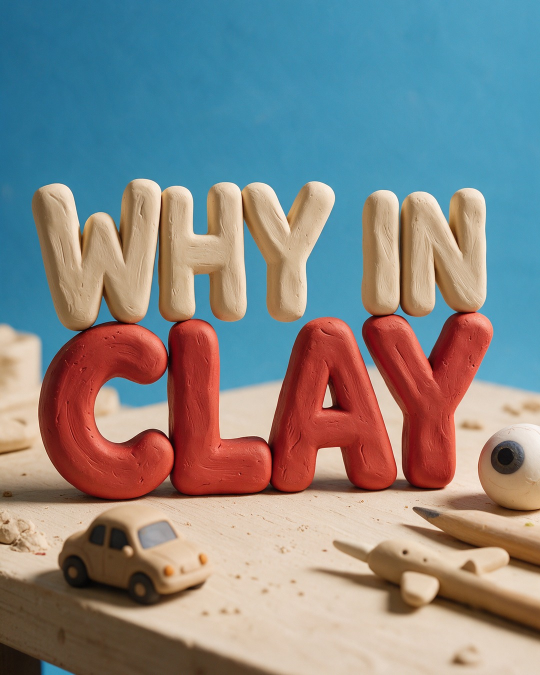
#> input picture channel/brand/intro-post.jpg, 1080 x 1350 px (shown at 1/2 size)
$ python -i style.py   (imports and definitions only)
#> lines starting #> are read from the running program, lines starting #| are printed output that depends on the picture
#> further down, picture is the input picture: PIL image 1080x1350 RGB; mean R, G, B 132.3, 134.5, 133.8
#> in apply_vignette, `black = Image.new("RGB", img.size, (0, 0, 0))`: black: PIL image 1080x1350 RGB; every value is 0
"""Brand drawing kit for deterministic motion graphics (Pillow): palette, fonts, easing, shapes, text."""
from __future__ import annotations

import functools
import math
from pathlib import Path

from PIL import Image, ImageDraw, ImageFilter, ImageFont

FONT_DIRS = [Path("/usr/share/fonts/opentype/inter"), Path("/usr/share/fonts/truetype/inter"),
             Path("/usr/share/fonts/truetype/dejavu")]
FALLBACKS = {"Inter-Bold": "DejaVuSans-Bold.ttf", "Inter-Medium": "DejaVuSans.ttf",
             "Inter-ExtraBold": "DejaVuSans-Bold.ttf", "Inter-Black": "DejaVuSans-Bold.ttf"}


def hex_rgb(h: str) -> tuple[int, int, int]:
    h = h.lstrip("#")
    return tuple(int(h[i:i + 2], 16) for i in (0, 2, 4))  # type: ignore[return-value]


def mix(a, b, t: float):
    t = max(0.0, min(1.0, t))
    return tuple(int(a[i] + (b[i] - a[i]) * t) for i in range(len(a)))


# [12 lines left out: function font, not called in this run]


def font_path(name: str = "Inter-Bold") -> str:
    f = font(name, 20)
    return getattr(f, "path", "")


# ---------------------------------------------------------------- easing
def clamp01(x: float) -> float:
    return max(0.0, min(1.0, x))


def ease_out_cubic(x: float) -> float:
    x = clamp01(x)
    return 1 - (1 - x) ** 3


def ease_in_out(x: float) -> float:
    x = clamp01(x)
    return 3 * x * x - 2 * x * x * x


def ease_out_back(x: float, s: float = 1.6) -> float:
    x = clamp01(x)
    return 1 + (s + 1) * (x - 1) ** 3 + s * (x - 1) ** 2


def pulse(t: float, hz: float = 1.0) -> float:
    return 0.5 + 0.5 * math.sin(2 * math.pi * hz * t)


# ---------------------------------------------------------------- palette
class Palette:
    # [23 lines left out: functions __init__, speed_color, vertical_gradient, not called in this run]


@functools.lru_cache(maxsize=16)
def vignette(w: int, h: int, strength: int = 140) -> Image.Image:
#> called with w = 1080, h = 1350, strength = 140
    small = Image.radial_gradient("L").resize((w // 4, h // 4))
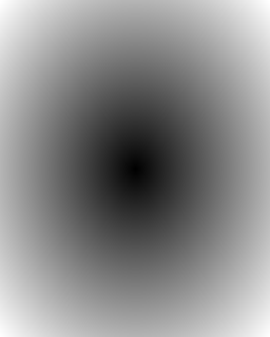
#> small: PIL image 270x337 L; min 0, max 255, mean 138.1
    small = small.point(lambda v: int(max(0, v - 90) * strength / 165))
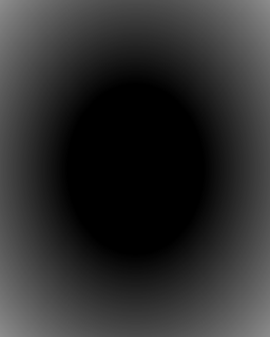
#> small: PIL image 270x337 L; min 0, max 140, mean 45.4
    return small.resize((w, h), Image.BILINEAR)


def apply_vignette(img: Image.Image, strength: int = 140) -> Image.Image:
    black = Image.new("RGB", img.size, (0, 0, 0))
    return Image.composite(black, img, vignette(img.width, img.height, strength))
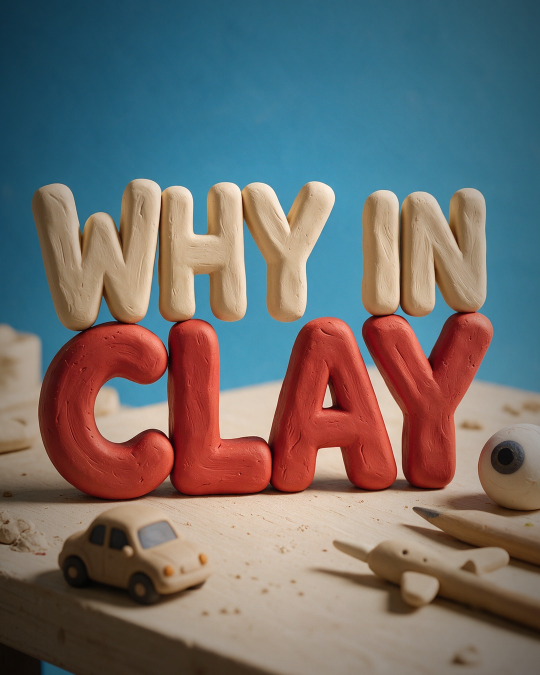
#> returned value: PIL image 1080x1350 RGB (shown at 1/2 size); mean R, G, B 111.6, 110.1, 108.8


# [137 lines left out: functions soft_shadow, rounded_panel, text_center, wrap, pill, arrow and 3 more, not called in this run]

>>> from PIL import Image
>>> picture = Image.open('../../channel/brand/intro-post.jpg')
>>> result = apply_vignette(picture)
